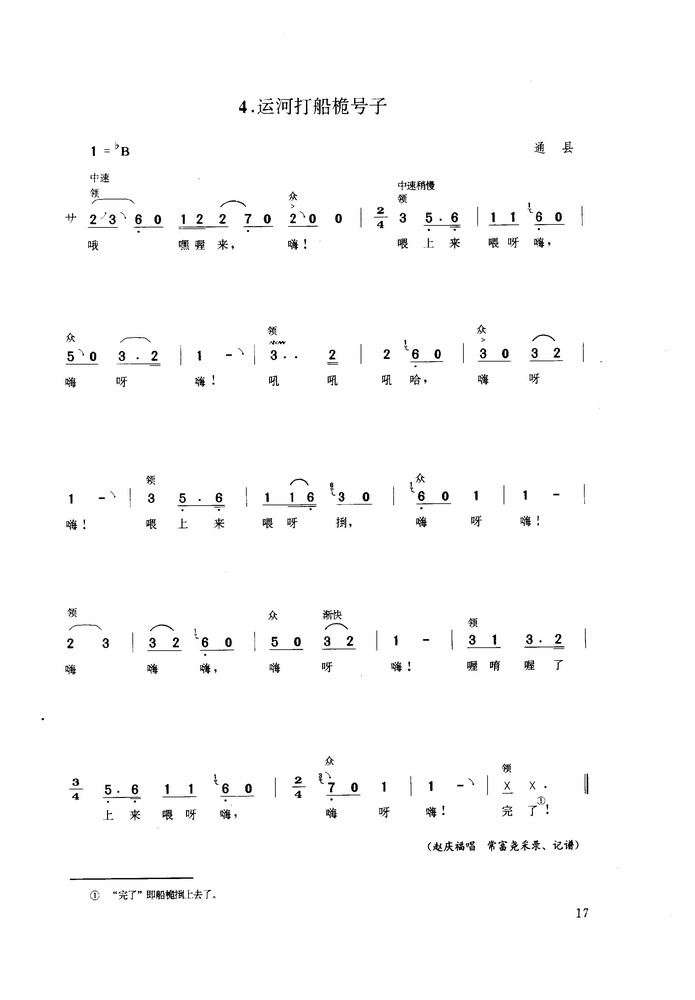
%> input picture Optical-music-recognition-Yang Jiali/Hough/mask3.jpg, 695 x 1000 px, shrunk from 2110 x 3034 before the run
$ octave houghProcess.m   (GNU Octave 9; MATLAB toolbox functions it lacks are replaced by stand-ins)
%> lines starting %> are read from the running program, lines starting %| are printed output that depends on the picture; in (x1, y1, x2, y2) boxes, pixels count from 0 and x2, y2 are one past the last pixel; in counts of white or black regions, pixels touching at a corner belong together; the program's own positions count from 1
clear all;

A=imread('mask3.jpg');
%> A is the input picture: size 1000x695 uint8; min 0, max 255, mean 251.6
level  = graythresh(A);
%> level = 0.663
BW = 1- im2bw(A,level);
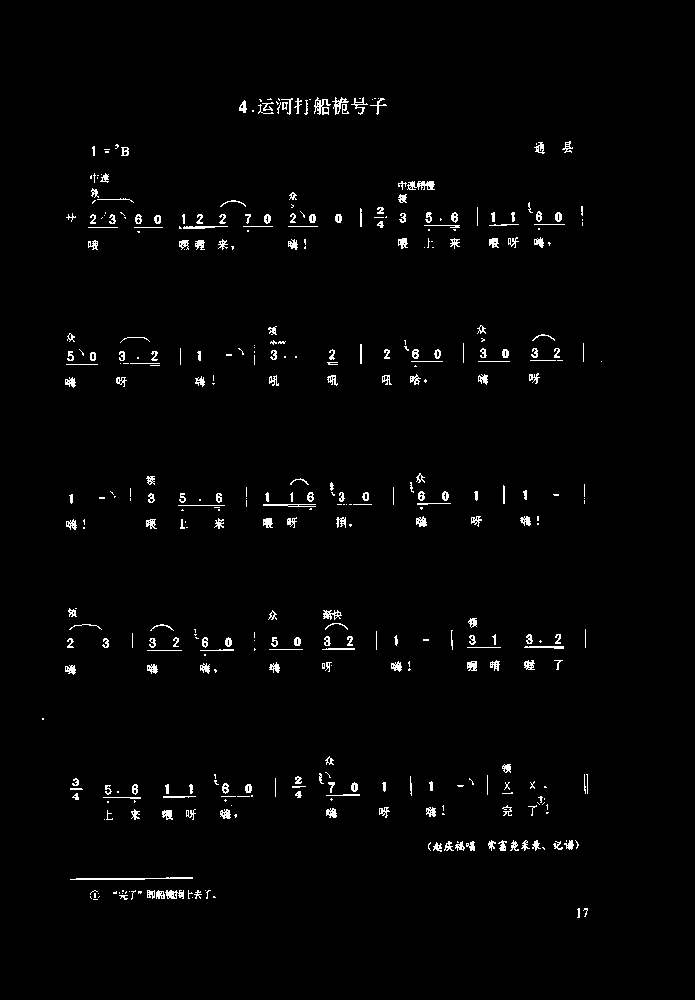
%> BW: size 1000x695 double; values 0 (black) and 1 (white), 1.7% white in thin lines or dots, all inside (x1, y1, x2, y2) = (42, 97, 602, 918)
L = bwlabel(BW,4);
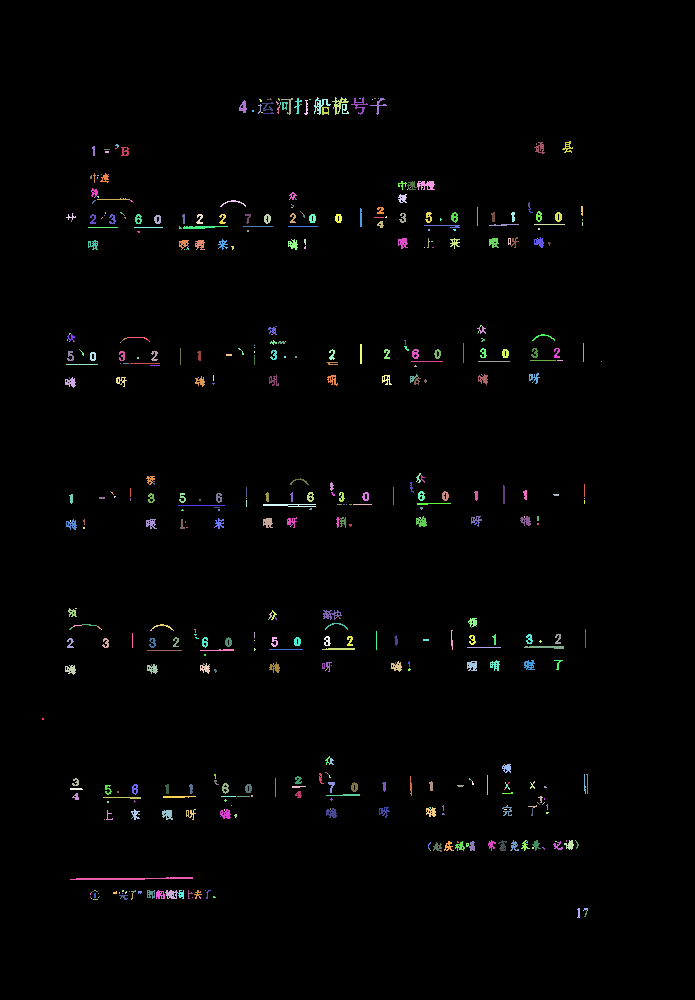
%> L: size 1000x695 double; 559 distinct labels, from 0 to 558; one colour per label, 0 black
BW2=imfill(BW);% Read image and fill it
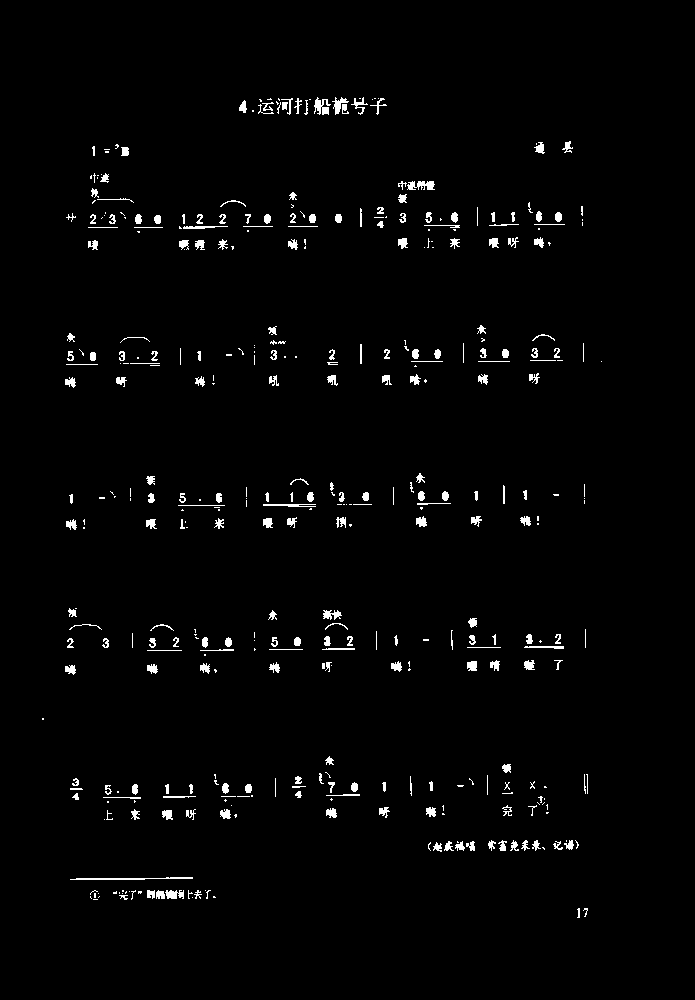
%> BW2: size 1000x695 double; values 0 (black) and 1 (white), 1.8% white; 408 white regions (181 under 20 px), largest, box (x1, y1, x2, y2) and area: (70, 877, 193, 880) 218, (407, 181, 435, 190) 176, (314, 97, 331, 115) 170

[H,T,R] = hough(BW2);%Hough transform
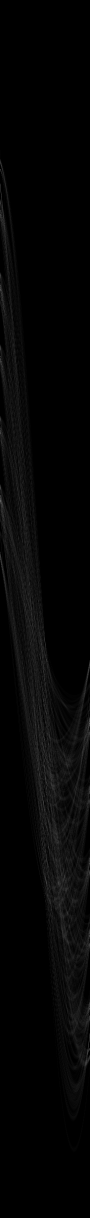
%> H: size 2435x180 double (shown at 1/2 size); min 0, max 120, mean 5.2
%> T = 180 values from -90 to 89; R = 2435 values from -1217 to 1217
figure;
imshow(BW2);

P   = houghpeaks(H,5); %Peaks after Hough transform
%> P = [1001 1; 340 1; 580 2; 2018 180; 714 1]
lines = houghlines(BW2,T,R,P);%Get the line
%> lines = 6 lines; point1 to point2 (x, y): (77, 879) to (193, 879), (294, 218) to (405, 218), (67, 218) to (161, 218), (427, 218) to (515, 218), (247, 505) to (316, 505), (184, 218) to (226, 218)

for k = 1:length(lines)
    xy = [lines(k).point1; lines(k).point2]; %point of the line
end
%> this loop made 6 passes
%> xy on passes 1 to 6: [67 218; 161 218], [184 218; 226 218], [294 218; 405 218], [427 218; 515 218], [77 879; 193 879], [247 505; 316 505]
m=(xy(2,2)- xy(1,2))/(xy(2,1)-xy(1,1));%  caculate gradient
%> m = 0
M=atan(m);
%> M = 0
M=M*180/3.14;%caculate angle


C=imrotate(A,-M); % Final adjust
imwrite(C,'img.png');
figure;
subplot(1,2,1);imshow(A);title('original');
subplot(1,2,2);imshow(C);title('After');
